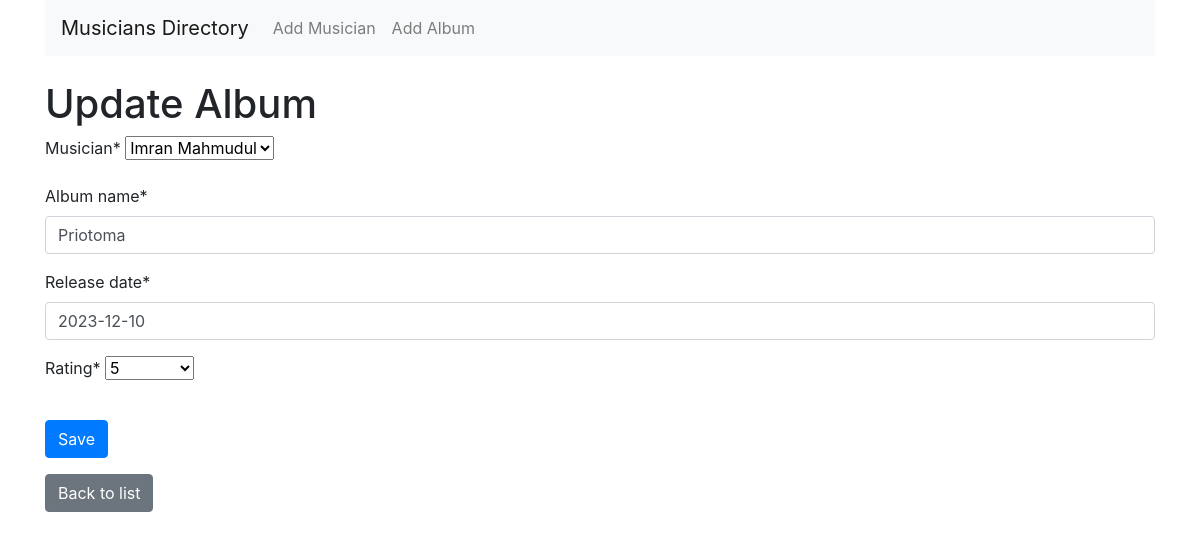
Screenshot of /album/update/1/ with the database file from the repository.
### app1/models.py (models this page shows, shortened)
class Album(models.Model):
    musician = models.ForeignKey(Musician, on_delete=models.CASCADE, related_name='albums')
    album_name = models.CharField(max_length=100)
    release_date = models.DateField()
    rating = models.PositiveSmallIntegerField(choices=[(i, i) for i in range(1, 6)])

### app1/views.py (the view)
# urls.py: path('album/update/<int:pk>/', views.album_update, name='album_update'),
def album_update(request, pk):
    album = get_object_or_404(Album, pk=pk)
    if request.method == 'POST':
        form = AlbumForm(request.POST, instance=album)
        if form.is_valid():
            form.save()
            return redirect('musician_list')
    else:
        form = AlbumForm(instance=album)
    return render(request, 'album_form.html', {'form': form})

### app1/forms.py
class AlbumForm(forms.ModelForm):
    class Meta:
        model = Album
        fields = '__all__'
    def __init__(self, *args, **kwargs):
        super().__init__(*args, **kwargs)
        self.helper = FormHelper()
        self.helper.form_method = 'post'
        self.helper.add_input(Submit('submit', 'Save'))

### app1/models.py (called while the page is built)
    def __str__(self):
        return f"{self.first_name} {self.last_name}"

### app1/templates/album_form.html (shortened to what this page needs)
{% extends 'base.html' %}
{% load crispy_forms_tags %}
{% block content %}
<h1>{{ form.instance.pk|yesno:"Update Album,Add Album" }}</h1>
<form method="post">
    {{ form|crispy }}
    <button type="submit" class="btn btn-primary mt-3">Save</button>
</form>
<a href="{% url 'musician_list' %}" class="btn btn-secondary mt-3">Back to list</a>
{% endblock %}

### rows the page displays
Album: instance.pk "Update Album", musician "Imran Mahmudul", album_name "Priotoma", release_date "2023-12-10", rating "5"
